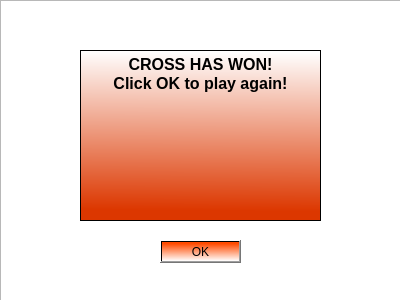
<?xml version="1.0" encoding="UTF-8"?>
<ui version="4.0">
 <class>endGame2</class>
 <widget class="QDialog" name="endGame2">
  <property name="geometry">
   <rect>
    <x>0</x>
    <y>0</y>
    <width>400</width>
    <height>300</height>
   </rect>
  </property>
  <property name="windowTitle">
   <string>Cross Wins!</string>
  </property>
  <widget class="QDialogButtonBox" name="buttonBox">
   <property name="geometry">
    <rect>
     <x>160</x>
     <y>240</y>
     <width>81</width>
     <height>241</height>
    </rect>
   </property>
   <property name="font">
    <font>
     <family>Jokerman</family>
     <pointsize>12</pointsize>
     <bold>true</bold>
    </font>
   </property>
   <property name="styleSheet">
    <string notr="true">background-color: qlineargradient(spread:pad, x1:1, y1:0.0852273, x2:1, y2:1, stop:0 rgba(255, 75, 0, 255), stop:1 rgba(255, 255, 255, 255));

Qlabel:rgb(0, 0, 0);</string>
   </property>
   <property name="orientation">
    <enum>Qt::Vertical</enum>
   </property>
   <property name="standardButtons">
    <set>QDialogButtonBox::Ok</set>
   </property>
  </widget>
  <widget class="QTextBrowser" name="textBrowser">
   <property name="geometry">
    <rect>
     <x>80</x>
     <y>50</y>
     <width>241</width>
     <height>171</height>
    </rect>
   </property>
   <property name="styleSheet">
    <string notr="true">background-color: qlineargradient(spread:pad, x1:0.466, y1:0.937955, x2:0.477667, y2:0.006, stop:0 rgba(220, 55, 0, 255), stop:1 rgba(255, 255, 255, 255));</string>
   </property>
   <property name="html">
    <string>&lt;!DOCTYPE HTML PUBLIC &quot;-//W3C//DTD HTML 4.0//EN&quot; &quot;http://www.w3.org/TR/REC-html40/strict.dtd&quot;&gt;
&lt;html&gt;&lt;head&gt;&lt;meta name=&quot;qrichtext&quot; content=&quot;1&quot; /&gt;&lt;meta charset=&quot;utf-8&quot; /&gt;&lt;style type=&quot;text/css&quot;&gt;
p, li { white-space: pre-wrap; }
&lt;/style&gt;&lt;/head&gt;&lt;body style=&quot; font-family:'Segoe UI'; font-size:9pt; font-weight:400; font-style:normal;&quot;&gt;
&lt;p align=&quot;center&quot; style=&quot; margin-top:0px; margin-bottom:0px; margin-left:0px; margin-right:0px; -qt-block-indent:0; text-indent:0px;&quot;&gt;&lt;span style=&quot; font-family:'Jokerman'; font-size:12pt; font-weight:700; color:#000000;&quot;&gt;CROSS HAS WON!&lt;/span&gt;&lt;/p&gt;
&lt;p align=&quot;center&quot; style=&quot; margin-top:0px; margin-bottom:0px; margin-left:0px; margin-right:0px; -qt-block-indent:0; text-indent:0px;&quot;&gt;&lt;span style=&quot; font-family:'Jokerman'; font-size:12pt; font-weight:700; color:#000000;&quot;&gt;Click OK to play again!&lt;/span&gt;&lt;/p&gt;&lt;/body&gt;&lt;/html&gt;</string>
   </property>
  </widget>
  <widget class="QGraphicsView" name="graphicsView">
   <property name="geometry">
    <rect>
     <x>0</x>
     <y>0</y>
     <width>401</width>
     <height>301</height>
    </rect>
   </property>
   <property name="styleSheet">
    <string notr="true">border-image: url(:/img/img/sun.png);</string>
   </property>
  </widget>
  <widget class="QLabel" name="label">
   <property name="geometry">
    <rect>
     <x>140</x>
     <y>110</y>
     <width>131</width>
     <height>91</height>
    </rect>
   </property>
   <property name="styleSheet">
    <string notr="true">
border-image: url(:/img/img/cross.png);</string>
   </property>
   <property name="text">
    <string/>
   </property>
  </widget>
  <zorder>graphicsView</zorder>
  <zorder>buttonBox</zorder>
  <zorder>textBrowser</zorder>
  <zorder>label</zorder>
 </widget>
 <resources/>
 <connections>
  <connection>
   <sender>buttonBox</sender>
   <signal>accepted()</signal>
   <receiver>endGame2</receiver>
   <slot>accept()</slot>
   <hints>
    <hint type="sourcelabel">
     <x>248</x>
     <y>254</y>
    </hint>
    <hint type="destinationlabel">
     <x>157</x>
     <y>274</y>
    </hint>
   </hints>
  </connection>
  <connection>
   <sender>buttonBox</sender>
   <signal>rejected()</signal>
   <receiver>endGame2</receiver>
   <slot>reject()</slot>
   <hints>
    <hint type="sourcelabel">
     <x>316</x>
     <y>260</y>
    </hint>
    <hint type="destinationlabel">
     <x>286</x>
     <y>274</y>
    </hint>
   </hints>
  </connection>
 </connections>
</ui>
